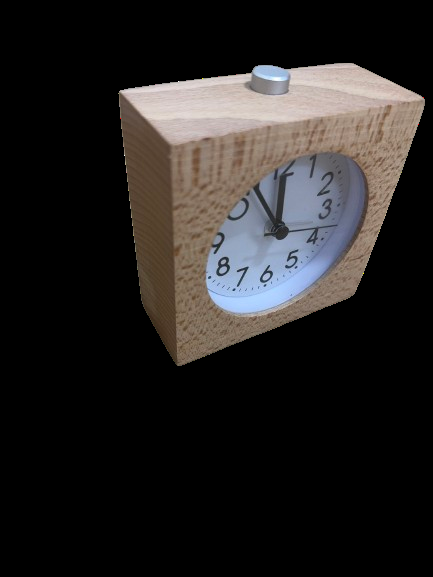
#> input picture object.png, 433 x 577 px
$ python test.py
#> lines starting #> are read from the running program, lines starting #| are printed output that depends on the picture; after the words box and inside, x2 and y2 are one past the last pixel; in counts of white or black regions, pixels touching at a corner belong together
### vanishing_point.py
import numpy as np
from coordinate import *

class VanishingPoint:
    def __init__(self, xlist: np.ndarray, ylist: np.ndarray, zlist: np.ndarray) -> None:
        # TODO
        # get x, y, z vanishing point from user input
        # need to specify the input

        # list consists of line segments with endpoints
        # [[[startx1, starty1], [endx1, endy1]],
        #  [[startx2, starty2], [endx2, endy2]], ...]

        self.x = self.find_vanishing(xlist)
        self.y = self.find_vanishing(ylist)
        self.z = self.find_vanishing(zlist)

    def find_vanishing(self, arr):
        lines = []
        for line in arr:
            fr = homogeneous(line[0])
            to = homogeneous(line[1])
            lines.append(np.cross(fr, to))

        if len(lines) == 2:
            # If there are only 2 segements, crossing point is deterministically computed
            vanishing = np.cross(lines[0], lines[1])
        else:
            # Use DLT to find a crossing point which minimizes dot product with all the lines
            lines = np.array(lines)
            _, _, V_T = np.linalg.svd(lines)
            vanishing = V_T[-1]

        vanishing = euclidian(vanishing)

        return vanishing

    def rotate(self, theta: float, axis='z') -> None:
        if axis not in ['z']:
            raise ValueError('unexpected axis')

        # rotate the vanishing point (proposal page 18)
        x = np.cos(theta) * homogeneous(self.x) + np.sin(theta) * homogeneous(self.y)
        y = -np.sin(theta) * homogeneous(self.x) + np.cos(theta) * homogeneous(self.y)

        self.x, self.y = euclidian(x), euclidian(y)


# [14 lines that do not run on import are left out]

### calibration.py
import numpy as np
from vanishing_point import *
from height import *
from coordinate import *

class CameraParameter:
    def __init__(self, K, R, t) -> None:
        self.P = K @ np.concatenate((R, t.reshape(3, 1)), axis=1)
        self.K = K
        self.R = R
        self.t = t

# [9 lines left out: function rotate, not called in this run]

def calibration(origin: np.ndarray, vanishing: VanishingPoint, height_info: HeightInformation) \
    -> CameraParameter:
    Vx = vanishing.x
    Vy = vanishing.y
    Vz = vanishing.z
    pz, L = height_projection(origin, vanishing, height_info)

    # compute K

    A = np.array([[Vx[0]*Vy[0]+Vx[1]*Vy[1], Vx[0]+Vy[0], Vx[1]+Vy[1], 1],
                  [Vy[0]*Vz[0]+Vy[1]*Vz[1], Vy[0]+Vz[0], Vy[1]+Vz[1] ,1],
                  [Vz[0]*Vx[0]+Vz[1]*Vx[1], Vz[0]+Vx[0], Vz[1]+Vx[1], 1]])
    _, _, Vt = np.linalg.svd(A)
    w = Vt[-1]
    W = np.array([[w[0],0,w[1]],
                  [0,w[0],w[2]],
                  [w[1],w[2],w[3]]])

    D, V = np.linalg.eig((W))
    eps = 1e-12
    D = np.max((-np.ones_like(D) * np.minimum(np.float64(0.), np.min(D)) + eps, D), axis=0)
    D = np.diag(D)
    W = V @ D @ np.linalg.inv(V)

    K = np.linalg.inv(np.linalg.cholesky(W)).T
    K = K / K[2, 2]

    # compute R
    Kinv = np.linalg.inv(K)
    K_vx = np.dot(Kinv, homogeneous(Vx)).T
    K_vy = np.dot(Kinv, homogeneous(Vy)).T
    K_vz = np.dot(Kinv, homogeneous(Vz)).T
    QR = np.stack([K_vx, K_vy, K_vz], axis=1)
    R, _ = np.linalg.qr(QR)

    R_ret = None
    t = None

    for i in range(-1, 2, 2):
        for j in range(-1, 2, 2):
            R_new = np.empty_like(R)

            R_new[:, 0] = R[:, 0] * i
            R_new[:, 1] = R[:, 1] * j
            R_new[:, 2] = np.cross(R_new[:, 0], R_new[:, 1])

            # compute t
            K_p0 = Kinv @ homogeneous(origin)
            K_pz = Kinv @ homogeneous(pz)

            M = L * R_new[:, 2]
            A = np.array([
                [K_p0[2], 0, -K_p0[0]],
                [0, K_p0[2], -K_p0[1]],
                [K_pz[2], 0, -K_pz[0]],
                [0, K_pz[2], -K_pz[1]]
            ])
            b = np.array([0, 0, - M[0] * K_pz[2] + M[2] * K_pz[0], - M[1] * K_pz[2] + M[2] * K_pz[1]])
            t_new = np.linalg.pinv(A) @ b

            projected_origin = (K @ np.concatenate((R_new, t_new.reshape(3, 1)), axis=1) @ np.array([0, 0, 0, 1]))

            if projected_origin[-1] > 0:
                R_ret = R_new
                t = t_new


    # return the camera parameter calibrated from 5 informations
    return CameraParameter(K,R_ret,t)

### combine.py
import numpy as np
from calibration import *
import cv2
from tqdm import tqdm

def mapping(x: np.ndarray, P_origin: CameraParameter, P_target: CameraParameter, option=None) -> np.ndarray:
    # map the 2D coordinate in origin picture to the target picture
    # Coordinate Mapping
    homo_x = multiple_homogeneous(x)

    if option is None:
        mapped_x = (P_target.P @ np.linalg.pinv(P_origin.P) @ homo_x.T).T
    else:
        mapped_x = (P_target.P @ np.linalg.pinv(P_origin.P) @ option @ homo_x.T).T # for bg to obj
        # mapped_x = (option @ P_target.P @ np.diag([scale, scale, scale, 1]) @ np.linalg.pinv(P_origin.P) @ x.T).T # for obj to bg
        # mapped_x = (np.linalg.inv(option) @ P_target.P @ np.diag([scale, scale, scale, 1]) @ np.linalg.pinv(P_origin.P) @ x.T).T

    return multiple_euclidian(mapped_x)

def mask(image: np.ndarray):
    # get the valid region from the image
    mask = np.zeros((image.shape[0], image.shape[1]), dtype=int)
    mask[image[:,:,-1] != 0] = 1
    return mask

# [15 lines left out: function interpolate_pixel, not called in this run]

def mycross(a,b):
    return a[1]*b[0] - a[0]*b[1]

def myPerspective(ori_p,bg_p):
    # ori_p: 4x2, bg_p: 4x2
    temp_ori_p = ori_p.copy()
    A = np.zeros((8,9))
    for i in range(4):
        A[2*i,:3] = np.array([*temp_ori_p[i],1])
        A[2*i+1,3:6] = np.array([*temp_ori_p[i],1])
        A[2*i,6:] = -bg_p[i][0] * np.array([*temp_ori_p[i],1])
        A[2*i+1,6:] = -bg_p[i][1] * np.array([*temp_ori_p[i],1])
    _,s,Vt = np.linalg.svd(A)
    # if np.linalg.det(Vt[-1].reshape(3,3)) < 0:
    #     Vt[-1] = -Vt[-1]
    return Vt[-1].reshape(3,3)

def getSupportPoints(vanishing_lines,start,end,lastPoints=None, scale=1.0, scale2=1.0):
    #= Hyperparameter =#
    line_length = 200 # 90 #FIXME important for natualness
    sec_line_offset = 1e-13
    #= Hyperparameter =#
    ori_p_1 = vanishing_lines[0,0]
    if lastPoints is None:
        temp_ori_p = vanishing_lines[start,1]
        ori_p_2 = ori_p_1 + line_length * (temp_ori_p - ori_p_1) / np.linalg.norm(temp_ori_p - ori_p_1) * scale#FIXME
    else:
        ori_p_2 = lastPoints[0]
        line_length = np.linalg.norm(ori_p_2 - ori_p_1, ord=2)
    temp_ori_p = vanishing_lines[end,1]
    ori_p_3 = ori_p_1 + sec_line_offset * (temp_ori_p - ori_p_1) / np.linalg.norm(temp_ori_p - ori_p_1)
    ori_p_4 = ori_p_1 + (sec_line_offset + line_length*scale2) * (temp_ori_p - ori_p_1) / np.linalg.norm(temp_ori_p - ori_p_1)
    return np.array([ori_p_1,ori_p_2,ori_p_3,ori_p_4])

# [10 lines left out: function getLineOrder, not called in this run]

def overwrite(bg: np.ndarray, obj: np.ndarray, bg_vp, obj_vp, bg_h, obj_h, background_origin, object_origin) -> np.ndarray:
    # Initialize the perspective matrix
    P_bg = calibration(background_origin, bg_vp, bg_h)
    P_obj = calibration(object_origin, obj_vp, obj_h)

    # Initialize the configuration of image
    new_image = bg.copy()
    alpha_mask = mask(obj)
    W, H = new_image.shape[1], new_image.shape[0]
    objH, objW = obj.shape[0], obj.shape[1]
    xs, ys = np.meshgrid(range(W), range(H))

    # Divide the vanishing lines into 6 groups
    vanishing_lines = np.zeros((6,2,2),dtype=int)
    vanishing_lines[:,0] = np.array([int(object_origin[1]), int(object_origin[0])])[None]
    vanishing_lines[:3,1] = np.array([
        [int(obj_vp.x[1]), int(obj_vp.x[0])],
        [int(obj_vp.y[1]), int(obj_vp.y[0])],
        [int(obj_vp.z[1]), int(obj_vp.z[0])],
    ])
    vanishing_lines[3:,1] = 2*vanishing_lines[:3,0] - vanishing_lines[:3,1]

    bg_vanishing_lines = np.zeros((6,2,2),dtype=int)
    bg_vanishing_lines[:,0] = np.array([int(background_origin[1]), int(background_origin[0])])[None]
    bg_vanishing_lines[:3,1] = np.array([
        [int(bg_vp.x[1]), int(bg_vp.x[0])],
        [int(bg_vp.y[1]), int(bg_vp.y[0])],
        [int(bg_vp.z[1]), int(bg_vp.z[0])],
    ])
    bg_vanishing_lines[3:,1] = 2*bg_vanishing_lines[:3,0] - bg_vanishing_lines[:3,1]

    # Make masks for each region
    vectors = vanishing_lines[:, 1] - vanishing_lines[:, 0]
    absolute_angles = np.degrees(np.arctan2(vectors[:, 1], vectors[:, 0]))
    is_ref_right = absolute_angles[0] > 0.0
    absolute_angles -= absolute_angles[0]
    absolute_angles = (absolute_angles + 720) % 360
    line_order = np.argsort(absolute_angles)
    if not is_ref_right:
        line_order[1:] = line_order[1:][::-1]

    y, x = np.mgrid[:obj.shape[0],:obj.shape[1]]
    masks = []
    for i in range(6):
        a = vectors[line_order[i]]
        b = vectors[line_order[(i+1)%6]]
        target = np.array([y-int(object_origin[1]),x-int(object_origin[0])])
        mas = ((np.sign(mycross(a,target)) * np.sign(mycross(a,b))) >=0) * ((np.sign(mycross(b,target)) * np.sign(mycross(b,a))) >= 0)
        masks.append(mas)

    # Draw masks on the object
    if False:
        for i, color in enumerate([[0, 0, 255, 255],[0, 255, 0, 255],[255, 0, 0, 255],[0, 0, 255, 255],[0, 255, 0, 255],[255, 0, 0, 255]]):
            color_mask = np.zeros((*masks[i].shape, 4), dtype=np.float32)
            color_mask[masks[i]] = color#[0, 0, 255, 255]
            new_image_float = obj.astype(np.float32)
            new_image_float = cv2.addWeighted(new_image_float, 1.0, color_mask, 0.9, 0)
            obj = new_image_float.astype(np.uint8)

    # Calculate mapped vanishing lines
    new_image = new_image.copy()
    mapped_vanishing_lines = np.zeros((6,2,2),dtype=int)
    mapped_to_bg = P_obj.P @ np.linalg.pinv(P_bg.P)
    mapped_vanishing_lines[:,0] = multiple_euclidian((np.linalg.pinv(mapped_to_bg) @ multiple_homogeneous(np.flip(vanishing_lines[:,0],axis=-1)).T).T)
    mapped_vanishing_lines[:,1] = multiple_euclidian((np.linalg.pinv(mapped_to_bg) @ multiple_homogeneous(np.flip(vanishing_lines[:,1],axis=-1)).T).T)
    mapped_vanishing_lines = np.flip(mapped_vanishing_lines,axis=-1)

    vectors = mapped_vanishing_lines[:, 1] - mapped_vanishing_lines[:, 0]
    absolute_angles = np.degrees(np.arctan2(vectors[:, 1], vectors[:, 0]))
    is_ref_right = absolute_angles[0] > 0.0
    absolute_angles -= absolute_angles[0]
    absolute_angles = (absolute_angles + 720) % 360
    line_order = np.argsort(absolute_angles)
    if not is_ref_right:
        line_order[1:] = line_order[1:][::-1]

    # Get 4 points for perspective transform
    bg_vectors = bg_vanishing_lines[:, 1] - bg_vanishing_lines[:, 0]
    absolute_angles = np.degrees(np.arctan2(bg_vectors[:, 1], bg_vectors[:, 0]))
    is_ref_right = absolute_angles[0] > 0.0
    absolute_angles -= absolute_angles[0]
    absolute_angles = (absolute_angles + 720) % 360
    bg_line_order = np.argsort(absolute_angles)
    if not is_ref_right:
        bg_line_order[1:] = bg_line_order[1:][::-1]

    ori_p = getSupportPoints(mapped_vanishing_lines,0,line_order[1],scale2=1.0)
    bg_p = getSupportPoints(bg_vanishing_lines,0,bg_line_order[1])

    temp_ori_p = ori_p.copy()
    temp_bg_p = bg_p.copy()

    # Calculate perspective matrix
    perspective_matrix = myPerspective(np.flip(ori_p,axis=-1),np.flip(bg_p,axis=-1))

    # Generate mapped coordinates
    mapped_coordinates = np.array((xs, ys)).transpose((1, 2, 0))
    mapped_coordinates = mapping(mapped_coordinates.reshape(-1, 2), P_bg, P_obj, np.linalg.inv(perspective_matrix)).reshape(H, W, 2)

    # Overwrite the image
    y = mapped_coordinates[..., 1].astype(int)
    x = mapped_coordinates[..., 0].astype(int)
    valid_mask = (y >= 0) & (y < objH) & (x >= 0) & (x < objW)
    y = y[valid_mask]
    x = x[valid_mask]
    combined_mask = valid_mask.copy()
    combined_mask[valid_mask] *= (alpha_mask[y, x] == 1) * (masks[0][y, x] == 1)
    new_image[combined_mask] = obj[y[combined_mask[valid_mask]], x[combined_mask[valid_mask]], :-1]

    # Calculate the perspective matrix for the next step
    ori_p = getSupportPoints(mapped_vanishing_lines,line_order[2],line_order[1],scale=1.0)
    bg_p = getSupportPoints(bg_vanishing_lines,bg_line_order[2],bg_line_order[1])

    perspective_matrix = myPerspective(np.flip(ori_p,axis=-1),np.flip(bg_p,axis=-1)) # @ perspective_matrix
    mapped_coordinates = np.array((xs, ys)).transpose((1, 2, 0))
    mapped_coordinates = mapping(mapped_coordinates.reshape(-1, 2), P_bg, P_obj, np.linalg.inv(perspective_matrix)).reshape(H, W, 2)

    y = mapped_coordinates[..., 1].astype(int)
    x = mapped_coordinates[..., 0].astype(int)
    valid_mask = (y >= 0) & (y < objH) & (x >= 0) & (x < objW)
    y = y[valid_mask]
    x = x[valid_mask]
    combined_mask = valid_mask.copy()
    combined_mask[valid_mask] &= (alpha_mask[y, x] == 1) * (masks[1][y, x] == 1)
    new_image[combined_mask] = obj[y[combined_mask[valid_mask]], x[combined_mask[valid_mask]], :-1]

    #Draw lines for checking whether the vanishing lines are correct
    cv2.line(new_image, [int(background_origin[0]), int(background_origin[1])], [int(bg_vp.z[0]), int(bg_vp.z[1])], (0, 0, 255), 3)
    cv2.line(new_image, [int(background_origin[0]), int(background_origin[1])], [int(bg_vp.x[0]), int(bg_vp.x[1])], (255, 0, 0), 3)
    cv2.line(new_image, [int(background_origin[0]), int(background_origin[1])], [int(bg_vp.y[0]), int(bg_vp.y[1])], (0, 256, 0), 3)

    #Draw lines and points for debugging
    if False:
        #Draw vanishing lines
        cv2.line(new_image, [int(mapped_vanishing_lines[0,0,1]), int(mapped_vanishing_lines[0,0,0])], [int(mapped_vanishing_lines[2,1,1]), int(mapped_vanishing_lines[2,1,0])], (0, 255, 255), 3)
        cv2.line(new_image, [int(mapped_vanishing_lines[0,0,1]), int(mapped_vanishing_lines[0,0,0])], [int(mapped_vanishing_lines[0,1,1]), int(mapped_vanishing_lines[0,1,0])], (255, 0, 255), 3)
        cv2.line(new_image, [int(mapped_vanishing_lines[0,0,1]), int(mapped_vanishing_lines[0,0,0])], [int(mapped_vanishing_lines[1,1,1]), int(mapped_vanishing_lines[1,1,0])], (255, 256, 0), 3)

        #test support points for perspective transform
        cv2.circle(new_image, (int(bg_p[0,1]), int(bg_p[0,0])), 30, (255, 255, 255), -1)
        cv2.circle(new_image, (int(bg_p[1,1]), int(bg_p[1,0])), 10, (0, 255, 255), -1)
        cv2.circle(new_image, (int(bg_p[2,1]), int(bg_p[2,0])), 20, (0, 125, 125), -1)
        cv2.circle(new_image, (int(bg_p[3,1]), int(bg_p[3,0])), 10, (0, 125, 125), -1)

        cv2.circle(new_image, (int(ori_p[0,1]), int(ori_p[0,0])), 10, (255, 255, 0), -1)
        cv2.circle(new_image, (int(ori_p[1,1]), int(ori_p[1,0])), 5, (255, 255, 0), -1)
        cv2.circle(new_image, (int(ori_p[2,1]), int(ori_p[2,0])), 5, (125, 125, 0), -1)
        cv2.circle(new_image, (int(ori_p[3,1]), int(ori_p[3,0])), 5, (125, 125, 0), -1)
    print(f"bg : 0 -> {bg_line_order[1]} -> {bg_line_order[2]}")
    print(f"obj: 0 -> {line_order[1]} -> {line_order[2]}")
    return new_image

### coordinate.py
import numpy as np

def euclidian(a: np.ndarray):
    eps = 1e-8
    return a[:-1] / (a[-1] + eps)

def multiple_euclidian(a):
    eps = 1e-8
    return a[:, :2] / (a[:, 2] + eps)[:, None]

def homogeneous(a: np.ndarray):
    return np.concatenate((a, np.array([1,])))

def multiple_homogeneous(a):
    N = a.shape[0]
    return np.concatenate((a, np.ones((N, 1))), axis=-1)

### height.py
import numpy as np
from vanishing_point import *
from coordinate import *

class HeightInformation:
    def __init__(self, ground_point: np.ndarray, offset_point: np.ndarray, length: float):
        self.ground_point = ground_point
        self.offset_point = offset_point
        self.length = length


def height_projection(origin: np.ndarray, vp: VanishingPoint, height_info: HeightInformation):
    # get the height of a point in z-axis
    # return point(2D) and height

    pz = (origin + vp.z) / 2     # arbitrary point in z-axis to get the height

    # calculate necessary values (notation in lecture note 9 page 42, 43)
    b1 = homogeneous(height_info.ground_point)
    t1 = homogeneous(height_info.offset_point)
    b2 = homogeneous(origin)

    u = np.cross(np.cross(b1, b2), np.cross(homogeneous(vp.x), homogeneous(vp.y)))
    t1_tilde = np.cross(np.cross(t1, u), np.cross(homogeneous(vp.z), b2))

    # calculate the height (propsal page 13)
    L = (np.linalg.norm(vp.z - origin) / (np.linalg.norm(euclidian(t1_tilde) - origin) + 1e-8) - 1) * height_info.length

    if (euclidian(t1_tilde) - euclidian(b2)) @ (euclidian(t1_tilde) - (vp.z)) > 0:
        L = -L

    return pz, L

### test.py
import cv2
import numpy as np
from vanishing_point import *
from height import *
from combine import *
from coordinate import *

from util.camera_pose_visualizer import CameraPoseVisualizer
from scipy.ndimage import rotate
from scipy.ndimage import map_coordinates
# [15 lines left out: function interpolate_pixel, not called in this run]

def mycross(a,b):
    return a[1]*b[0] - a[0]*b[1]

# [27 lines left out: functions myPerspective, getSupportPoints, not called in this run]

object_img = np.array(cv2.imread('object.png', cv2.IMREAD_UNCHANGED))
#> object_img is the input picture: shape (577, 433, 4); mean B, G, R, A 34.2, 35.1, 37.7, 67.3
background_img = np.array(cv2.imread('background.JPG'))
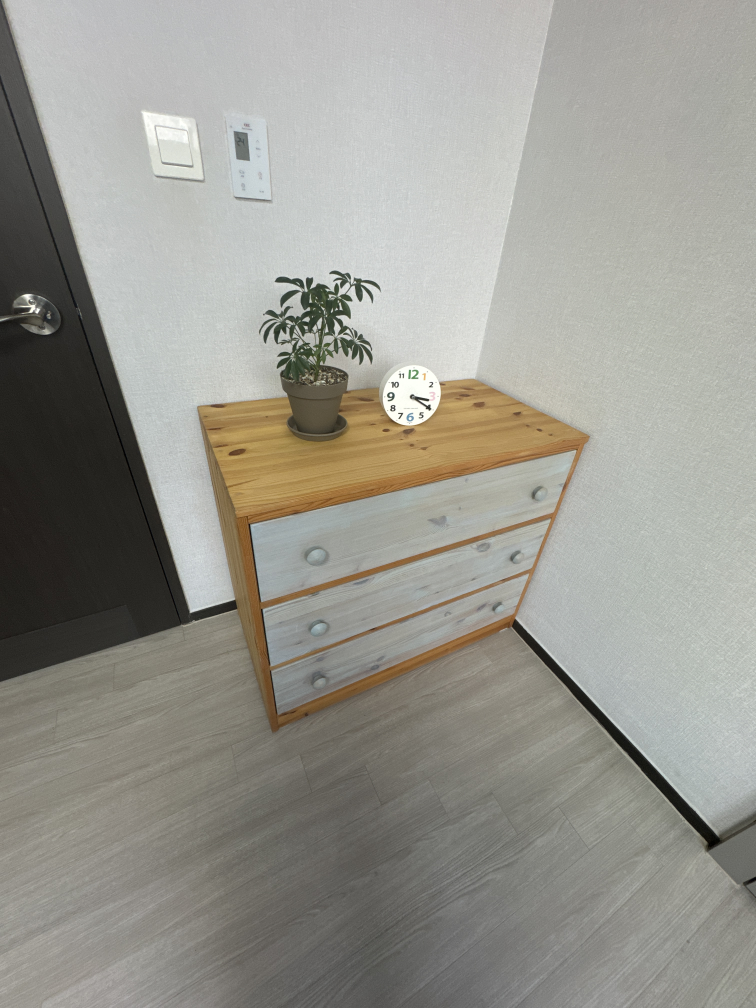
#> input picture background.JPG, 3024 x 4032 px (shown at 1/4 size)
#> background_img is the input picture: shape (4032, 3024, 3); mean B, G, R 143, 150.6, 151.8

print(background_img.shape)
#| (4032, 3024, 3)
print(object_img.shape)
#| (577, 433, 4)

background_x = np.array([
    [[158, 342], [389, 292]],
    [[183, 482], [340, 413]],
    [[131, 271], [314, 250]],
    [[156, 133], [180, 134]],
    [[149, 73], [175, 80]],
    [[94, 75], [128, 78]],
    [[101, 117], [135, 121]],
    [[10, 451], [155, 406]],
    [[174, 401], [364, 344]],
    [[181, 442], [352, 379]]
]) / 500 * 3024
background_y = np.array([
    [[131, 272], [160, 343]],
    [[316, 251], [387, 289]],
    [[345, 421], [458, 548]],
    [[157, 409], [179, 480]]
]) / 500 * 3024
background_z = np.array([
    [[161, 346], [184, 481]],
    [[387, 295], [339, 412]],
    [[357, 41], [314, 239]],
    [[24, 75], [126, 404]],
    [[470, 565], [498, 546]],
    [[132, 277], [156, 408]]
]) / 500 * 3024
background_height = np.array(
    [[161, 346], [183, 484]]
) / 500 * 3024

# background_height = np.array(
#     [[183, 484], [161, 346]]
# ) / 500 * 3024
background_height_value = -30

# background_origin = np.array([159, 340]) / 500 * 3024
background_origin = np.array([183, 318]) / 500 * 3024


object_x = np.array([
    [[207, 421], [409, 339]],
    [[197, 170], [488, 117]],
    [[139, 106], [406, 73]]
]) / 500 * 433
object_y = np.array([
    [[140, 109], [198, 170]],
    [[405, 74], [490, 116]],
    [[166, 350], [208, 423]]
]) / 500 * 433
object_z = np.array([
    [[199, 171], [207, 422]],
    [[411, 339], [489, 119]],
    [[139, 108], [167, 353]]
]) / 500 * 433
object_height = np.array([
    [208, 423], [199, 173]
]) / 500 * 433
object_height_value = 10
object_origin = np.array([207, 422]) / 500 * 433

# [6 lines of commented-out code are left out]

bg_vp = VanishingPoint(background_x, background_y, background_z)
theta = np.pi / 12
# bg_vp.rotate(theta)
obj_vp = VanishingPoint(object_x, object_y, object_z)

bg_h = HeightInformation(background_height[0], background_height[1], background_height_value)
obj_h = HeightInformation(object_height[0], object_height[1], object_height_value)


pz, L = height_projection(object_origin, obj_vp, obj_h)


new_image = overwrite(background_img, object_img, bg_vp, obj_vp, bg_h, obj_h, background_origin, object_origin)
#> in overwrite, `alpha_mask = mask(obj)`:
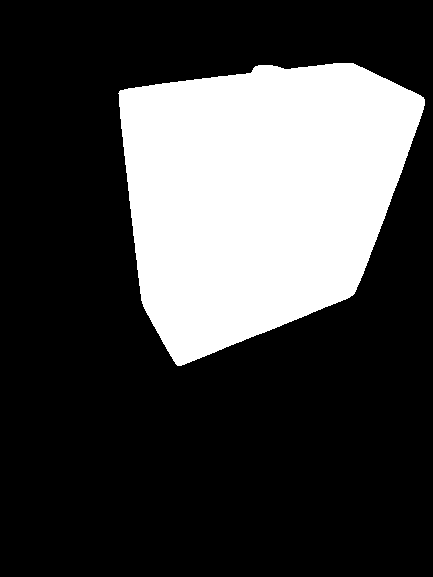
#> alpha_mask: shape (577, 433) int64; values 0 (black) and 1 (white), 26.7% white; 1 white region, box (x1, y1, x2, y2) and area: (118, 63, 425, 366) 66595
#> in overwrite, `combined_mask[valid_mask] *= (alpha_mask[y, x] == 1) * (masks[0][y, x]..`:
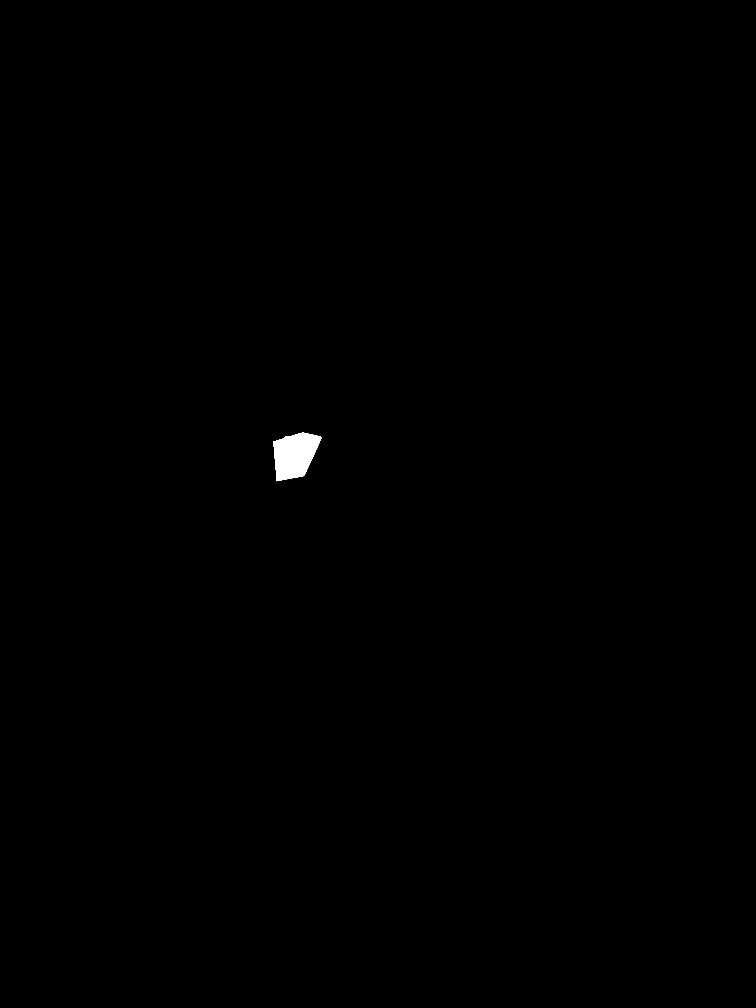
#> combined_mask: shape (4032, 3024) bool (shown at 1/4 size); 0.21% white; 1 white region, box (x1, y1, x2, y2) and area: (1093, 1730, 1285, 1925) 25875
#> (the rest of the program and of its run is left out)
